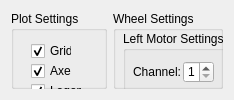
    <widget class="QWidget" name="advancedSettingsTab">
     <attribute name="title">
      <string>Advanced Settings</string>
     </attribute>
     <layout class="QHBoxLayout" name="horizontalLayout">
      <item>
       <widget class="QGroupBox" name="advancedPlotSettingsGroup">
        <property name="title">
         <string>Plot Settings</string>
        </property>
        <widget class="QCheckBox" name="gridToggle">
         <property name="geometry">
          <rect>
           <x>20</x>
           <y>30</y>
           <width>41</width>
           <height>20</height>
          </rect>
         </property>
         <property name="text">
          <string>Grid</string>
         </property>
         <property name="checked">
          <bool>true</bool>
         </property>
        </widget>
        <widget class="QCheckBox" name="axesToggle">
         <property name="geometry">
          <rect>
           <x>20</x>
           <y>50</y>
           <width>41</width>
           <height>20</height>
          </rect>
         </property>
         <property name="text">
          <string>Axes</string>
         </property>
         <property name="checked">
          <bool>true</bool>
         </property>
        </widget>
        <widget class="QSpinBox" name="xRangeInput">
         <property name="geometry">
          <rect>
           <x>110</x>
           <y>97</y>
           <width>41</width>
           <height>22</height>
          </rect>
         </property>
         <property name="suffix">
          <string> s</string>
         </property>
         <property name="prefix">
          <string/>
         </property>
         <property name="minimum">
          <number>10</number>
         </property>
         <property name="maximum">
          <number>300</number>
         </property>
         <property name="value">
          <number>60</number>
         </property>
        </widget>
        <widget class="QLabel" name="xRangeSettingLabel">
         <property name="geometry">
          <rect>
           <x>20</x>
           <y>100</y>
           <width>51</width>
           <height>16</height>
          </rect>
         </property>
         <property name="text">
          <string>X Range:</string>
         </property>
        </widget>
        <widget class="QCheckBox" name="legendToggle">
         <property name="geometry">
          <rect>
           <x>20</x>
           <y>70</y>
           <width>51</width>
           <height>20</height>
          </rect>
         </property>
         <property name="text">
          <string>Legend</string>
         </property>
         <property name="checked">
          <bool>true</bool>
         </property>
        </widget>
        <widget class="QSpinBox" name="sampleRateInput">
         <property name="geometry">
          <rect>
           <x>90</x>
           <y>127</y>
           <width>61</width>
           <height>22</height>
          </rect>
         </property>
         <property name="suffix">
          <string> Hz</string>
         </property>
         <property name="prefix">
          <string/>
         </property>
         <property name="minimum">
          <number>1</number>
         </property>
         <property name="maximum">
          <number>1000</number>
         </property>
         <property name="value">
          <number>50</number>
         </property>
        </widget>
        <widget class="QLabel" name="sampleRateSettingLabel">
         <property name="geometry">
          <rect>
           <x>20</x>
           <y>130</y>
           <width>71</width>
           <height>16</height>
          </rect>
         </property>
         <property name="text">
          <string>Sample Rate:</string>
         </property>
        </widget>
        <widget class="QCheckBox" name="plotAntialiasingToggle">
         <property name="geometry">
          <rect>
           <x>140</x>
           <y>30</y>
           <width>81</width>
           <height>20</height>
          </rect>
         </property>
         <property name="text">
          <string>Antialiasing</string>
         </property>
         <property name="checked">
          <bool>true</bool>
         </property>
        </widget>
       </widget>
      </item>
      <item>
       <widget class="QGroupBox" name="wheelSettingsGroup">
        <property name="title">
         <string>Wheel Settings</string>
        </property>
        <widget class="QGroupBox" name="leftMotorSettingsGroup">
         <property name="geometry">
          <rect>
           <x>10</x>
           <y>20</y>
           <width>211</width>
           <height>61</height>
          </rect>
         </property>
         <property name="title">
          <string>Left Motor Settings</string>
         </property>
         <widget class="QSpinBox" name="leftMotorChannelInput">
          <property name="geometry">
           <rect>
            <x>60</x>
            <y>30</y>
            <width>31</width>
            <height>22</height>
           </rect>
          </property>
          <property name="minimum">
           <number>1</number>
          </property>
          <property name="maximum">
           <number>4</number>
          </property>
         </widget>
         <widget class="QLabel" name="leftMotorChannelLabel">
          <property name="geometry">
           <rect>
            <x>10</x>
            <y>33</y>
            <width>51</width>
            <height>16</height>
           </rect>
          </property>
          <property name="text">
           <string>Channel:</string>
          </property>
         </widget>
        </widget>
        <widget class="QGroupBox" name="rightEncoderSettingsGroup">
         <property name="geometry">
          <rect>
           <x>230</x>
           <y>90</y>
           <width>201</width>
           <height>81</height>
          </rect>
         </property>
         <property name="title">
          <string>Right Encoder Settings</string>
         </property>
         <widget class="QLabel" name="rightEncoderAddressLabel">
          <property name="geometry">
           <rect>
            <x>10</x>
            <y>33</y>
            <width>71</width>
            <height>16</height>
           </rect>
          </property>
          <property name="text">
           <string>Address:</string>
          </property>
         </widget>
         <widget class="QSpinBox" name="rightEncoderAddressInput">
          <property name="geometry">
           <rect>
            <x>60</x>
            <y>30</y>
            <width>51</width>
            <height>22</height>
           </rect>
          </property>
          <property name="prefix">
           <string>0x</string>
          </property>
          <property name="minimum">
           <number>1</number>
          </property>
          <property name="maximum">
           <number>127</number>
          </property>
          <property name="value">
           <number>41</number>
          </property>
         </widget>
         <widget class="QLabel" name="rightEncoderMesg">
          <property name="geometry">
           <rect>
            <x>10</x>
            <y>60</y>
            <width>181</width>
            <height>16</height>
           </rect>
          </property>
          <property name="text">
           <string/>
          </property>
         </widget>
        </widget>
        <widget class="QGroupBox" name="leftEncoderSettingsGroup">
         <property name="geometry">
          <rect>
           <x>10</x>
           <y>90</y>
           <width>211</width>
           <height>81</height>
          </rect>
         </property>
         <property name="title">
          <string>Left Encoder Settings</string>
         </property>
         <widget class="QSpinBox" name="leftEncoderAddressInput">
          <property name="geometry">
           <rect>
            <x>60</x>
            <y>30</y>
            <width>51</width>
            <height>22</height>
           </rect>
          </property>
          <property name="prefix">
           <string>0x</string>
          </property>
          <property name="minimum">
           <number>1</number>
          </property>
          <property name="maximum">
           <number>127</number>
          </property>
          <property name="value">
           <number>40</number>
          </property>
         </widget>
         <widget class="QLabel" name="leftEncoderAddressLabel">
          <property name="geometry">
           <rect>
            <x>10</x>
            <y>33</y>
            <width>71</width>
            <height>16</height>
           </rect>
          </property>
          <property name="text">
           <string>Address:</string>
          </property>
         </widget>
         <widget class="QLabel" name="leftEncoderMesg">
          <property name="geometry">
           <rect>
            <x>10</x>
            <y>60</y>
            <width>191</width>
            <height>16</height>
           </rect>
          </property>
          <property name="text">
           <string/>
          </property>
         </widget>
        </widget>
        <widget class="QGroupBox" name="rightMotorSettingsGroup">
         <property name="geometry">
          <rect>
           <x>230</x>
           <y>20</y>
           <width>201</width>
           <height>61</height>
          </rect>
         </property>
         <property name="title">
          <string>Right Motor Settings</string>
         </property>
         <widget class="QSpinBox" name="rightMotorChannelInput">
          <property name="geometry">
           <rect>
            <x>60</x>
            <y>30</y>
            <width>31</width>
            <height>22</height>
           </rect>
          </property>
          <property name="minimum">
           <number>1</number>
          </property>
          <property name="maximum">
           <number>4</number>
          </property>
          <property name="value">
           <number>2</number>
          </property>
         </widget>
         <widget class="QLabel" name="rightMotorChannelLabel">
          <property name="geometry">
           <rect>
            <x>10</x>
            <y>33</y>
            <width>51</width>
            <height>16</height>
           </rect>
          </property>
          <property name="text">
           <string>Channel:</string>
          </property>
         </widget>
        </widget>
        <widget class="QPushButton" name="writeSettingsButton">
         <property name="geometry">
          <rect>
           <x>20</x>
           <y>180</y>
           <width>151</width>
           <height>20</height>
          </rect>
         </property>
         <property name="text">
          <string>Write Settings</string>
         </property>
        </widget>
       </widget>
      </item>
     </layout>
    </widget>
